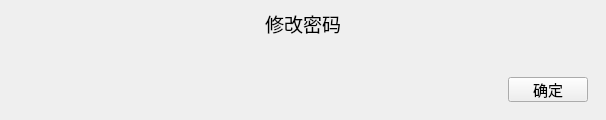
             <widget class="QWidget" name="page_3">
              <layout class="QVBoxLayout" name="verticalLayout_9">
               <property name="leftMargin">
                <number>9</number>
               </property>
               <property name="topMargin">
                <number>9</number>
               </property>
               <property name="rightMargin">
                <number>9</number>
               </property>
               <property name="bottomMargin">
                <number>9</number>
               </property>
               <item>
                <widget class="QLabel" name="label_12">
                 <property name="sizePolicy">
                  <sizepolicy hsizetype="Minimum" vsizetype="Maximum">
                   <horstretch>0</horstretch>
                   <verstretch>0</verstretch>
                  </sizepolicy>
                 </property>
                 <property name="font">
                  <font>
                   <family>Agency FB</family>
                   <pointsize>14</pointsize>
                  </font>
                 </property>
                 <property name="text">
                  <string>修改密码</string>
                 </property>
                 <property name="alignment">
                  <set>Qt::AlignCenter</set>
                 </property>
                </widget>
               </item>
               <item>
                <widget class="QWidget" name="widget_13" native="true">
                 <widget class="QLineEdit" name="lineEdit_6">
                  <property name="geometry">
                   <rect>
                    <x>289</x>
                    <y>17</y>
                    <width>200</width>
                    <height>25</height>
                   </rect>
                  </property>
                  <property name="minimumSize">
                   <size>
                    <width>200</width>
                    <height>25</height>
                   </size>
                  </property>
                  <property name="maximumSize">
                   <size>
                    <width>200</width>
                    <height>25</height>
                   </size>
                  </property>
                  <property name="font">
                   <font>
                    <pointsize>11</pointsize>
                   </font>
                  </property>
                 </widget>
                 <widget class="QLabel" name="label_7">
                  <property name="geometry">
                   <rect>
                    <x>200</x>
                    <y>20</y>
                    <width>80</width>
                    <height>16</height>
                   </rect>
                  </property>
                  <property name="minimumSize">
                   <size>
                    <width>80</width>
                    <height>0</height>
                   </size>
                  </property>
                  <property name="maximumSize">
                   <size>
                    <width>80</width>
                    <height>16777215</height>
                   </size>
                  </property>
                  <property name="font">
                   <font>
                    <pointsize>11</pointsize>
                   </font>
                  </property>
                  <property name="text">
                   <string>用户名</string>
                  </property>
                 </widget>
                </widget>
               </item>
               <item>
                <widget class="QWidget" name="widget_16" native="true">
                 <widget class="QLineEdit" name="lineEdit_7">
                  <property name="geometry">
                   <rect>
                    <x>289</x>
                    <y>17</y>
                    <width>200</width>
                    <height>25</height>
                   </rect>
                  </property>
                  <property name="minimumSize">
                   <size>
                    <width>200</width>
                    <height>25</height>
                   </size>
                  </property>
                  <property name="maximumSize">
                   <size>
                    <width>200</width>
                    <height>25</height>
                   </size>
                  </property>
                  <property name="font">
                   <font>
                    <pointsize>11</pointsize>
                   </font>
                  </property>
                 </widget>
                 <widget class="QLabel" name="label_8">
                  <property name="geometry">
                   <rect>
                    <x>200</x>
                    <y>20</y>
                    <width>80</width>
                    <height>16</height>
                   </rect>
                  </property>
                  <property name="minimumSize">
                   <size>
                    <width>80</width>
                    <height>0</height>
                   </size>
                  </property>
                  <property name="maximumSize">
                   <size>
                    <width>80</width>
                    <height>16777215</height>
                   </size>
                  </property>
                  <property name="font">
                   <font>
                    <pointsize>11</pointsize>
                   </font>
                  </property>
                  <property name="text">
                   <string>旧密码</string>
                  </property>
                 </widget>
                </widget>
               </item>
               <item>
                <widget class="QWidget" name="widget_17" native="true">
                 <widget class="QLabel" name="label_6">
                  <property name="geometry">
                   <rect>
                    <x>200</x>
                    <y>20</y>
                    <width>80</width>
                    <height>16</height>
                   </rect>
                  </property>
                  <property name="minimumSize">
                   <size>
                    <width>80</width>
                    <height>0</height>
                   </size>
                  </property>
                  <property name="maximumSize">
                   <size>
                    <width>80</width>
                    <height>16777215</height>
                   </size>
                  </property>
                  <property name="font">
                   <font>
                    <pointsize>11</pointsize>
                   </font>
                  </property>
                  <property name="text">
                   <string>密  码</string>
                  </property>
                 </widget>
                 <widget class="QLineEdit" name="lineEdit_5">
                  <property name="geometry">
                   <rect>
                    <x>289</x>
                    <y>17</y>
                    <width>200</width>
                    <height>25</height>
                   </rect>
                  </property>
                  <property name="minimumSize">
                   <size>
                    <width>200</width>
                    <height>25</height>
                   </size>
                  </property>
                  <property name="maximumSize">
                   <size>
                    <width>200</width>
                    <height>25</height>
                   </size>
                  </property>
                  <property name="font">
                   <font>
                    <pointsize>11</pointsize>
                   </font>
                  </property>
                 </widget>
                </widget>
               </item>
               <item>
                <widget class="QWidget" name="widget_18" native="true">
                 <widget class="QLabel" name="label_9">
                  <property name="geometry">
                   <rect>
                    <x>200</x>
                    <y>20</y>
                    <width>80</width>
                    <height>16</height>
                   </rect>
                  </property>
                  <property name="minimumSize">
                   <size>
                    <width>80</width>
                    <height>0</height>
                   </size>
                  </property>
                  <property name="maximumSize">
                   <size>
                    <width>80</width>
                    <height>16777215</height>
                   </size>
                  </property>
                  <property name="font">
                   <font>
                    <pointsize>11</pointsize>
                   </font>
                  </property>
                  <property name="text">
                   <string>确认密码</string>
                  </property>
                 </widget>
                 <widget class="QLineEdit" name="lineEdit_4">
                  <property name="geometry">
                   <rect>
                    <x>289</x>
                    <y>17</y>
                    <width>200</width>
                    <height>25</height>
                   </rect>
                  </property>
                  <property name="minimumSize">
                   <size>
                    <width>200</width>
                    <height>25</height>
                   </size>
                  </property>
                  <property name="maximumSize">
                   <size>
                    <width>200</width>
                    <height>25</height>
                   </size>
                  </property>
                  <property name="font">
                   <font>
                    <pointsize>11</pointsize>
                   </font>
                  </property>
                 </widget>
                </widget>
               </item>
               <item>
                <widget class="QWidget" name="widget_19" native="true">
                 <layout class="QHBoxLayout" name="horizontalLayout_13">
                  <item>
                   <spacer name="horizontalSpacer_2">
                    <property name="orientation">
                     <enum>Qt::Horizontal</enum>
                    </property>
                    <property name="sizeHint" stdset="0">
                     <size>
                      <width>490</width>
                      <height>20</height>
                     </size>
                    </property>
                   </spacer>
                  </item>
                  <item>
                   <widget class="QPushButton" name="pushButton_6">
                    <property name="sizePolicy">
                     <sizepolicy hsizetype="Maximum" vsizetype="Fixed">
                      <horstretch>0</horstretch>
                      <verstretch>0</verstretch>
                     </sizepolicy>
                    </property>
                    <property name="minimumSize">
                     <size>
                      <width>80</width>
                      <height>25</height>
                     </size>
                    </property>
                    <property name="maximumSize">
                     <size>
                      <width>80</width>
                      <height>25</height>
                     </size>
                    </property>
                    <property name="font">
                     <font>
                      <pointsize>11</pointsize>
                     </font>
                    </property>
                    <property name="text">
                     <string>确定</string>
                    </property>
                   </widget>
                  </item>
                 </layout>
                </widget>
               </item>
              </layout>
             </widget>
